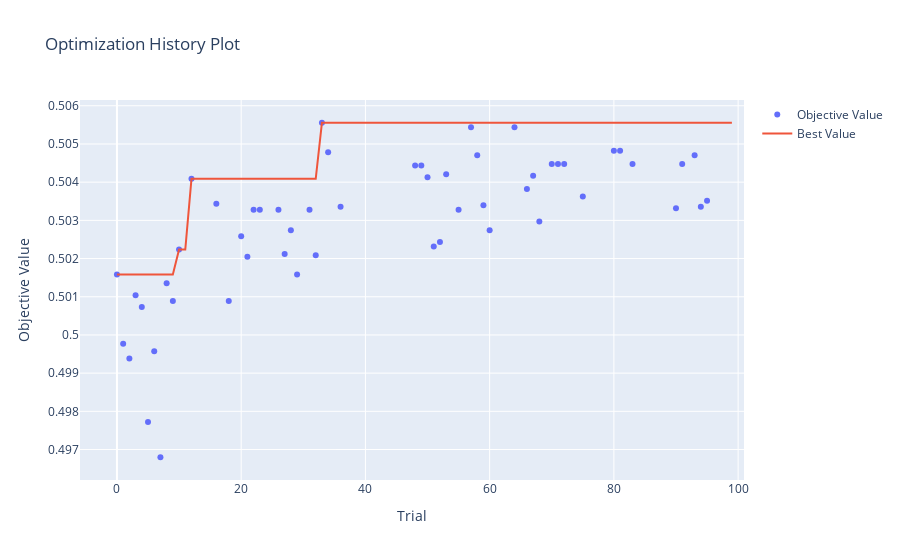
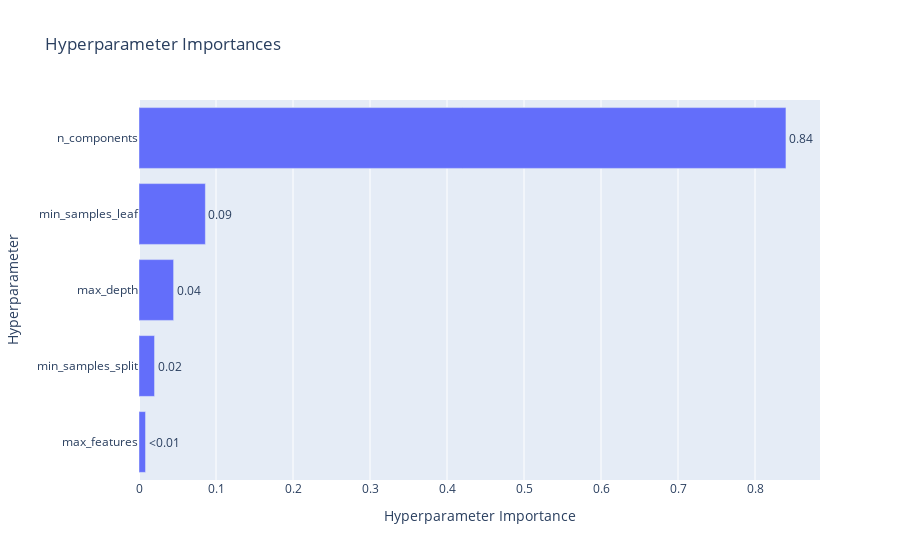
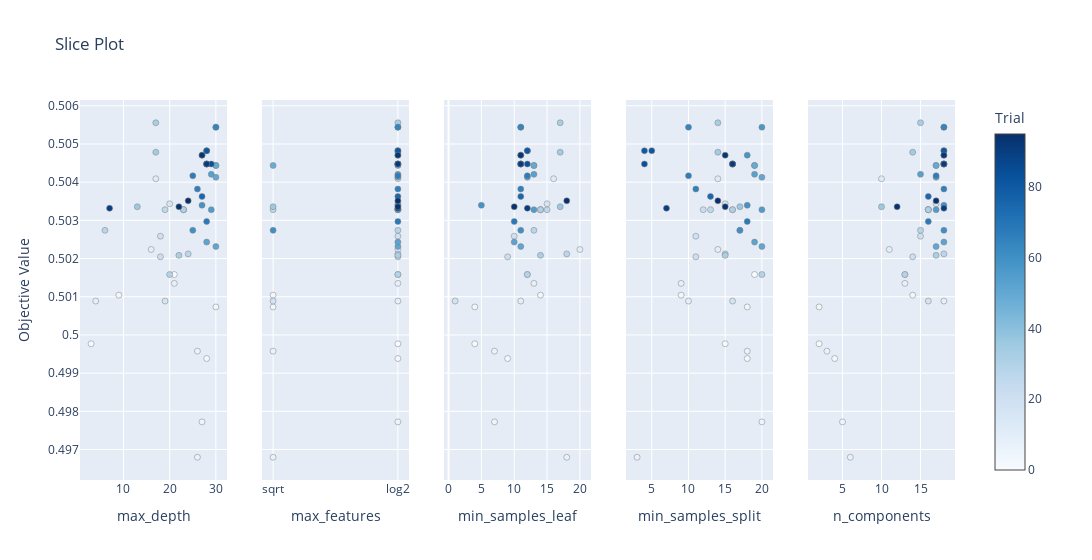

Notebook source saved alongside these figures, in order:
### Code cell
# Create a study object with a pruner
pruner = optuna.pruners.MedianPruner(n_startup_trials=10)
study = optuna.create_study(direction="maximize", pruner=pruner)

# Optimize the objective function
study.optimize(objective, n_trials=100)

print("Best hyperparameters:", study.best_params)
print("Best value:", study.best_value)

# Evaluate on the validation set
X_test_scaled = best_scaler.transform(X_test)
X_test_scaled = best_pca.transform(X_test_scaled)
y_test_pred = best_model.predict(X_test_scaled)
test_accuracy = accuracy_score(y_test, y_test_pred)
print(f'accuracy on test set:{test_accuracy}')

# Optional: Visualize optimization results
vis.plot_optimization_history(study).show()
vis.plot_param_importances(study).show()
vis.plot_slice(study).show()

### Figure 1 — Plotly figure (JSON) as saved in the notebook; plotly's stock layout.template omitted (floating-point values rounded to 4 significant figures)
{"data": [{"mode": "markers", "name": "Objective Value", "type": "scatter", "x": [0, 1, 2, 3, 4, 5, 6, 7, 8, 9, 10, 12, 16, 18, 20, 21, 22, 23, 26, 27, 28, 29, 31, 32, 33, 34, 36, 48, 49, 50, 51, 52, 53, 55, 57, 58, 59, 60, 64, 66, 67, 68, 70, 71, 72, 75, 80, 81, 83, 90, 91, 93, 94, 95], "y": [0.5016, 0.4998, 0.4994, 0.501, 0.5007, 0.4977, 0.4996, 0.4968, 0.5014, 0.5009, 0.5022, 0.5041, 0.5034, 0.5009, 0.5026, 0.502, 0.5033, 0.5033, 0.5033, 0.5021, 0.5027, 0.5016, 0.5033, 0.5021, 0.5056, 0.5048, 0.5034, 0.5044, 0.5044, 0.5041, 0.5023, 0.5024, 0.5042, 0.5033, 0.5054, 0.5047, 0.5034, 0.5027, 0.5054, 0.5038, 0.5042, 0.503, 0.5045, 0.5045, 0.5045, 0.5036, 0.5048, 0.5048, 0.5045, 0.5033, 0.5045, 0.5047, 0.5034, 0.5035]}, {"mode": "lines", "name": "Best Value", "type": "scatter", "x": [0, 1, 2, 3, 4, 5, 6, 7, 8, 9, 10, 11, 12, 13, 14, 15, 16, 17, 18, 19, 20, 21, 22, 23, 24, 25, 26, 27, 28, 29, 30, 31, 32, 33, 34, 35, 36, 37, 38, 39, 40, 41, 42, 43, 44, 45, 46, 47, 48, 49, 50, 51, 52, 53, 54, 55, 56, 57, 58, 59, 60, 61, 62, 63, 64, 65, 66, 67, 68, 69, 70, 71, 72, 73, 74, 75, 76, 77, 78, 79, 80, 81, 82, 83, 84, 85, 86, 87, 88, 89, 90, 91, 92, 93, 94, 95, 96, 97, 98, 99], "y": [0.5016, 0.5016, 0.5016, 0.5016, 0.5016, 0.5016, 0.5016, 0.5016, 0.5016, 0.5016, 0.5022, 0.5022, 0.5041, 0.5041, 0.5041, 0.5041, 0.5041, 0.5041, 0.5041, 0.5041, 0.5041, 0.5041, 0.5041, 0.5041, 0.5041, 0.5041, 0.5041, 0.5041, 0.5041, 0.5041, 0.5041, 0.5041, 0.5041, 0.5056, 0.5056, 0.5056, 0.5056, 0.5056, 0.5056, 0.5056, 0.5056, 0.5056, 0.5056, 0.5056, 0.5056, 0.5056, 0.5056, 0.5056, 0.5056, 0.5056, 0.5056, 0.5056, 0.5056, 0.5056, 0.5056, 0.5056, 0.5056, 0.5056, 0.5056, 0.5056, 0.5056, 0.5056, 0.5056, 0.5056, 0.5056, 0.5056, 0.5056, 0.5056, 0.5056, 0.5056, 0.5056, 0.5056, 0.5056, 0.5056, 0.5056, 0.5056, 0.5056, 0.5056, 0.5056, 0.5056, 0.5056, 0.5056, 0.5056, 0.5056, 0.5056, 0.5056, 0.5056, 0.5056, 0.5056, 0.5056, 0.5056, 0.5056, 0.5056, 0.5056, 0.5056, 0.5056, 0.5056, 0.5056, 0.5056, 0.5056]}, {"marker": {"color": "#cccccc"}, "mode": "markers", "name": "Infeasible Trial", "showlegend": false, "type": "scatter", "x": [], "y": []}], "layout": {"title": {"text": "Optimization History Plot"}, "xaxis": {"title": {"text": "Trial"}}, "yaxis": {"title": {"text": "Objective Value"}}}}

### Figure 2 — Plotly figure (JSON) as saved in the notebook; plotly's stock layout.template omitted (floating-point values rounded to 4 significant figures)
{"data": [{"cliponaxis": false, "hovertemplate": ["max_features (CategoricalDistribution): 0.00848221639523652<extra></extra>", "min_samples_split (IntDistribution): 0.020177689526791043<extra></extra>", "max_depth (IntDistribution): 0.04495211741937648<extra></extra>", "min_samples_leaf (IntDistribution): 0.0862028153591394<extra></extra>", "n_components (IntDistribution): 0.8401851612994565<extra></extra>"], "name": "Objective Value", "orientation": "h", "text": ["<0.01", "0.02", "0.04", "0.09", "0.84"], "textposition": "outside", "type": "bar", "x": [0.008482, 0.02018, 0.04495, 0.0862, 0.8402], "y": ["max_features", "min_samples_split", "max_depth", "min_samples_leaf", "n_components"]}], "layout": {"title": {"text": "Hyperparameter Importances"}, "xaxis": {"title": {"text": "Hyperparameter Importance"}}, "yaxis": {"title": {"text": "Hyperparameter"}}}}

### Figure 3 — Plotly figure (JSON) as saved in the notebook; plotly's stock layout.template omitted (floating-point values rounded to 4 significant figures)
{"data": [{"marker": {"color": [0, 1, 2, 3, 4, 5, 6, 7, 8, 9, 10, 12, 16, 18, 20, 21, 22, 23, 26, 27, 28, 29, 31, 32, 33, 34, 36, 48, 49, 50, 51, 52, 53, 55, 57, 58, 59, 60, 64, 66, 67, 68, 70, 71, 72, 75, 80, 81, 83, 90, 91, 93, 94, 95], "colorbar": {"title": {"text": "Trial"}, "x": 1, "xpad": 40}, "colorscale": [[0, "rgb(247,251,255)"], [0.125, "rgb(222,235,247)"], [0.25, "rgb(198,219,239)"], [0.375, "rgb(158,202,225)"], [0.5, "rgb(107,174,214)"], [0.625, "rgb(66,146,198)"], [0.75, "rgb(33,113,181)"], [0.875, "rgb(8,81,156)"], [1, "rgb(8,48,107)"]], "line": {"color": "Grey", "width": 0.5}, "showscale": true}, "mode": "markers", "name": "Feasible Trial", "showlegend": false, "type": "scatter", "x": [21, 3, 28, 9, 30, 27, 26, 26, 21, 4, 16, 17, 20, 19, 18, 18, 23, 23, 19, 24, 6, 20, 23, 22, 17, 17, 13, 30, 30, 30, 30, 28, 29, 29, 30, 27, 27, 25, 30, 26, 25, 28, 28, 28, 28, 27, 28, 28, 29, 7, 28, 27, 22, 24], "xaxis": "x", "y": [0.5016, 0.4998, 0.4994, 0.501, 0.5007, 0.4977, 0.4996, 0.4968, 0.5014, 0.5009, 0.5022, 0.5041, 0.5034, 0.5009, 0.5026, 0.502, 0.5033, 0.5033, 0.5033, 0.5021, 0.5027, 0.5016, 0.5033, 0.5021, 0.5056, 0.5048, 0.5034, 0.5044, 0.5044, 0.5041, 0.5023, 0.5024, 0.5042, 0.5033, 0.5054, 0.5047, 0.5034, 0.5027, 0.5054, 0.5038, 0.5042, 0.503, 0.5045, 0.5045, 0.5045, 0.5036, 0.5048, 0.5048, 0.5045, 0.5033, 0.5045, 0.5047, 0.5034, 0.5035], "yaxis": "y"}, {"marker": {"color": [0, 1, 2, 3, 4, 5, 6, 7, 8, 9, 10, 12, 16, 18, 20, 21, 22, 23, 26, 27, 28, 29, 31, 32, 33, 34, 36, 48, 49, 50, 51, 52, 53, 55, 57, 58, 59, 60, 64, 66, 67, 68, 70, 71, 72, 75, 80, 81, 83, 90, 91, 93, 94, 95], "colorbar": {"title": {"text": "Trial"}, "x": 1, "xpad": 40}, "colorscale": [[0, "rgb(247,251,255)"], [0.125, "rgb(222,235,247)"], [0.25, "rgb(198,219,239)"], [0.375, "rgb(158,202,225)"], [0.5, "rgb(107,174,214)"], [0.625, "rgb(66,146,198)"], [0.75, "rgb(33,113,181)"], [0.875, "rgb(8,81,156)"], [1, "rgb(8,48,107)"]], "line": {"color": "Grey", "width": 0.5}, "showscale": false}, "mode": "markers", "name": "Feasible Trial", "showlegend": false, "type": "scatter", "x": ["log2", "log2", "log2", "sqrt", "sqrt", "log2", "sqrt", "sqrt", "log2", "log2", "log2", "log2", "log2", "sqrt", "log2", "log2", "log2", "log2", "sqrt", "log2", "log2", "log2", "log2", "log2", "log2", "log2", "sqrt", "sqrt", "log2", "log2", "log2", "log2", "log2", "log2", "log2", "log2", "log2", "sqrt", "log2", "log2", "log2", "log2", "log2", "log2", "log2", "log2", "log2", "log2", "log2", "log2", "log2", "log2", "log2", "log2"], "xaxis": "x2", "y": [0.5016, 0.4998, 0.4994, 0.501, 0.5007, 0.4977, 0.4996, 0.4968, 0.5014, 0.5009, 0.5022, 0.5041, 0.5034, 0.5009, 0.5026, 0.502, 0.5033, 0.5033, 0.5033, 0.5021, 0.5027, 0.5016, 0.5033, 0.5021, 0.5056, 0.5048, 0.5034, 0.5044, 0.5044, 0.5041, 0.5023, 0.5024, 0.5042, 0.5033, 0.5054, 0.5047, 0.5034, 0.5027, 0.5054, 0.5038, 0.5042, 0.503, 0.5045, 0.5045, 0.5045, 0.5036, 0.5048, 0.5048, 0.5045, 0.5033, 0.5045, 0.5047, 0.5034, 0.5035], "yaxis": "y2"}, {"marker": {"color": [0, 1, 2, 3, 4, 5, 6, 7, 8, 9, 10, 12, 16, 18, 20, 21, 22, 23, 26, 27, 28, 29, 31, 32, 33, 34, 36, 48, 49, 50, 51, 52, 53, 55, 57, 58, 59, 60, 64, 66, 67, 68, 70, 71, 72, 75, 80, 81, 83, 90, 91, 93, 94, 95], "colorbar": {"title": {"text": "Trial"}, "x": 1, "xpad": 40}, "colorscale": [[0, "rgb(247,251,255)"], [0.125, "rgb(222,235,247)"], [0.25, "rgb(198,219,239)"], [0.375, "rgb(158,202,225)"], [0.5, "rgb(107,174,214)"], [0.625, "rgb(66,146,198)"], [0.75, "rgb(33,113,181)"], [0.875, "rgb(8,81,156)"], [1, "rgb(8,48,107)"]], "line": {"color": "Grey", "width": 0.5}, "showscale": false}, "mode": "markers", "name": "Feasible Trial", "showlegend": false, "type": "scatter", "x": [12, 4, 9, 14, 4, 7, 7, 18, 13, 11, 20, 16, 15, 1, 10, 9, 14, 14, 15, 18, 13, 12, 14, 14, 17, 17, 17, 13, 13, 12, 11, 10, 13, 13, 11, 11, 5, 11, 11, 11, 12, 10, 11, 11, 11, 11, 12, 12, 12, 12, 11, 11, 10, 18], "xaxis": "x3", "y": [0.5016, 0.4998, 0.4994, 0.501, 0.5007, 0.4977, 0.4996, 0.4968, 0.5014, 0.5009, 0.5022, 0.5041, 0.5034, 0.5009, 0.5026, 0.502, 0.5033, 0.5033, 0.5033, 0.5021, 0.5027, 0.5016, 0.5033, 0.5021, 0.5056, 0.5048, 0.5034, 0.5044, 0.5044, 0.5041, 0.5023, 0.5024, 0.5042, 0.5033, 0.5054, 0.5047, 0.5034, 0.5027, 0.5054, 0.5038, 0.5042, 0.503, 0.5045, 0.5045, 0.5045, 0.5036, 0.5048, 0.5048, 0.5045, 0.5033, 0.5045, 0.5047, 0.5034, 0.5035], "yaxis": "y3"}, {"marker": {"color": [0, 1, 2, 3, 4, 5, 6, 7, 8, 9, 10, 12, 16, 18, 20, 21, 22, 23, 26, 27, 28, 29, 31, 32, 33, 34, 36, 48, 49, 50, 51, 52, 53, 55, 57, 58, 59, 60, 64, 66, 67, 68, 70, 71, 72, 75, 80, 81, 83, 90, 91, 93, 94, 95], "colorbar": {"title": {"text": "Trial"}, "x": 1, "xpad": 40}, "colorscale": [[0, "rgb(247,251,255)"], [0.125, "rgb(222,235,247)"], [0.25, "rgb(198,219,239)"], [0.375, "rgb(158,202,225)"], [0.5, "rgb(107,174,214)"], [0.625, "rgb(66,146,198)"], [0.75, "rgb(33,113,181)"], [0.875, "rgb(8,81,156)"], [1, "rgb(8,48,107)"]], "line": {"color": "Grey", "width": 0.5}, "showscale": false}, "mode": "markers", "name": "Feasible Trial", "showlegend": false, "type": "scatter", "x": [19, 15, 18, 9, 18, 20, 18, 3, 9, 10, 14, 14, 15, 16, 11, 11, 12, 16, 13, 15, 17, 20, 16, 15, 14, 14, 17, 19, 19, 20, 20, 19, 19, 20, 20, 18, 18, 17, 10, 11, 10, 18, 16, 16, 16, 13, 4, 5, 4, 7, 16, 15, 15, 14], "xaxis": "x4", "y": [0.5016, 0.4998, 0.4994, 0.501, 0.5007, 0.4977, 0.4996, 0.4968, 0.5014, 0.5009, 0.5022, 0.5041, 0.5034, 0.5009, 0.5026, 0.502, 0.5033, 0.5033, 0.5033, 0.5021, 0.5027, 0.5016, 0.5033, 0.5021, 0.5056, 0.5048, 0.5034, 0.5044, 0.5044, 0.5041, 0.5023, 0.5024, 0.5042, 0.5033, 0.5054, 0.5047, 0.5034, 0.5027, 0.5054, 0.5038, 0.5042, 0.503, 0.5045, 0.5045, 0.5045, 0.5036, 0.5048, 0.5048, 0.5045, 0.5033, 0.5045, 0.5047, 0.5034, 0.5035], "yaxis": "y4"}, {"marker": {"color": [0, 1, 2, 3, 4, 5, 6, 7, 8, 9, 10, 12, 16, 18, 20, 21, 22, 23, 26, 27, 28, 29, 31, 32, 33, 34, 36, 48, 49, 50, 51, 52, 53, 55, 57, 58, 59, 60, 64, 66, 67, 68, 70, 71, 72, 75, 80, 81, 83, 90, 91, 93, 94, 95], "colorbar": {"title": {"text": "Trial"}, "x": 1, "xpad": 40}, "colorscale": [[0, "rgb(247,251,255)"], [0.125, "rgb(222,235,247)"], [0.25, "rgb(198,219,239)"], [0.375, "rgb(158,202,225)"], [0.5, "rgb(107,174,214)"], [0.625, "rgb(66,146,198)"], [0.75, "rgb(33,113,181)"], [0.875, "rgb(8,81,156)"], [1, "rgb(8,48,107)"]], "line": {"color": "Grey", "width": 0.5}, "showscale": false}, "mode": "markers", "name": "Feasible Trial", "showlegend": false, "type": "scatter", "x": [13, 2, 4, 14, 2, 5, 3, 6, 13, 18, 11, 10, 17, 16, 15, 14, 16, 16, 16, 18, 15, 13, 16, 17, 15, 14, 10, 17, 17, 17, 17, 18, 15, 17, 18, 18, 18, 18, 18, 18, 17, 16, 18, 18, 18, 16, 18, 18, 18, 18, 18, 18, 12, 17], "xaxis": "x5", "y": [0.5016, 0.4998, 0.4994, 0.501, 0.5007, 0.4977, 0.4996, 0.4968, 0.5014, 0.5009, 0.5022, 0.5041, 0.5034, 0.5009, 0.5026, 0.502, 0.5033, 0.5033, 0.5033, 0.5021, 0.5027, 0.5016, 0.5033, 0.5021, 0.5056, 0.5048, 0.5034, 0.5044, 0.5044, 0.5041, 0.5023, 0.5024, 0.5042, 0.5033, 0.5054, 0.5047, 0.5034, 0.5027, 0.5054, 0.5038, 0.5042, 0.503, 0.5045, 0.5045, 0.5045, 0.5036, 0.5048, 0.5048, 0.5045, 0.5033, 0.5045, 0.5047, 0.5034, 0.5035], "yaxis": "y5"}], "layout": {"title": {"text": "Slice Plot"}, "width": 1500, "xaxis": {"anchor": "y", "domain": [0, 0.168], "title": {"text": "max_depth"}}, "xaxis2": {"anchor": "y2", "categoryarray": ["sqrt", "log2"], "categoryorder": "array", "domain": [0.208, 0.376], "title": {"text": "max_features"}, "type": "category"}, "xaxis3": {"anchor": "y3", "domain": [0.416, 0.584], "title": {"text": "min_samples_leaf"}}, "xaxis4": {"anchor": "y4", "domain": [0.624, 0.792], "title": {"text": "min_samples_split"}}, "xaxis5": {"anchor": "y5", "domain": [0.832, 1], "title": {"text": "n_components"}}, "yaxis": {"anchor": "x", "domain": [0, 1], "title": {"text": "Objective Value"}}, "yaxis2": {"anchor": "x2", "domain": [0, 1], "matches": "y", "showticklabels": false}, "yaxis3": {"anchor": "x3", "domain": [0, 1], "matches": "y", "showticklabels": false}, "yaxis4": {"anchor": "x4", "domain": [0, 1], "matches": "y", "showticklabels": false}, "yaxis5": {"anchor": "x5", "domain": [0, 1], "matches": "y", "showticklabels": false}}}
